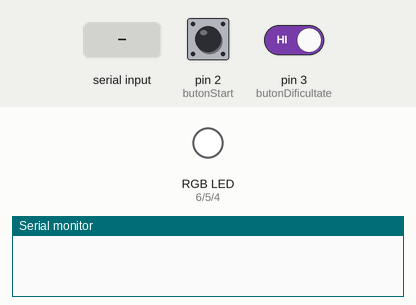
The program below on a simulated Arduino Uno, built with avr-gcc and run on an emulated ATmega328P. On the bench: an RGB LED mixed from three pins (HIGH = lit), the last lines printed to the serial monitor. Inputs (shaded band) come from the test bench; at power-on: pin 2 (butonStart) HIGH, pin 3 (butonDificultate) HIGH. Random numbers use the default seed unless the program sets one.

Above: at 1.2 s.
1.3 s: pin 2 (butonStart) pulled LOW for 0.15 s
4.4 s: pin 2 (butonStart) pulled LOW for 1 s
8.4 s: pin 2 (butonStart) pulled LOW for 3.2 s
At 12.9 s:
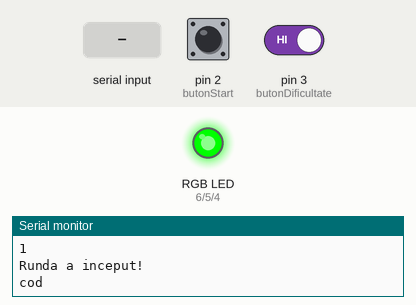
13.3 s: "1\n" received over Serial
At 13.9 s:
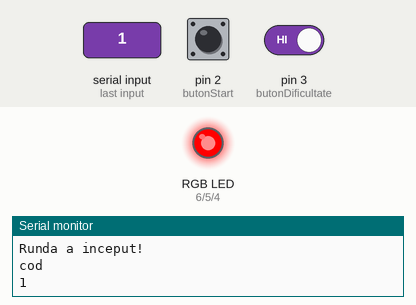
14.8 s: pin 2 (butonStart) driven LOW and pin 3 (butonDificultate) driven LOW
At 15.3 s:
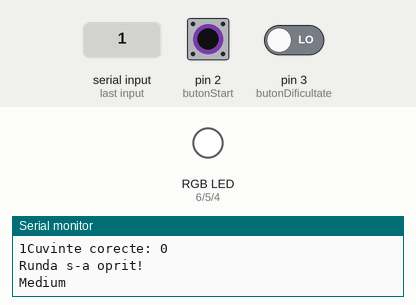
17.8 s: pin 2 (butonStart) driven HIGH and pin 3 (butonDificultate) driven HIGH
Timing chart, 0 to 20.8 s (numbered marks = the images above; inputs shaded):
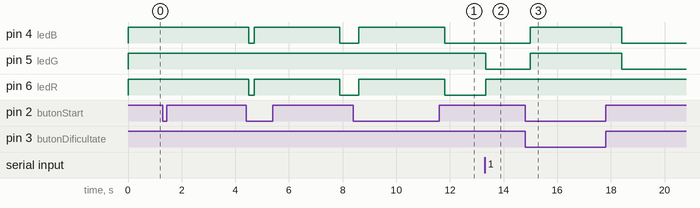

Measured:
- after the input at 8.4 s, pin 4 (ledB): LOW → HIGH after 0.20 s, → LOW 3.2 s later
- after the input at 13.3 s, pin 5 (ledG): HIGH → LOW at once; pin 6 (ledR): LOW → HIGH at once
- after the input at 14.8 s, pin 4 (ledB), pin 5 (ledG): LOW → HIGH after 0.20 s

The program:

main.cpp
```cpp
#include <Arduino.h>

const int ledR = 6;
const int ledG = 5;
const int ledB = 4;
const int butonStart = 2;
const int butonDificultate = 3;

// Variabile de stare
bool jocActiv = false;
int dificultate = 0;
unsigned long timpStart = 0;
int cuvinteCorecte = 0;
unsigned long interval = 5000;
unsigned long ultimulTimpCuvant = 0;
unsigned long timpNumaratoare = 3000;

// Dictionar de cuvinte
const String cuvinte[] = {"robot", "arduino", "senzor", "cod", "motor"};
const int numarCuvinte = 5;
String cuvantCurent = "";
String inputUtilizator = "";

// Functii
void afiseazaCuvantAleator();
void seteazaCuloareLED(int r, int g, int b);
void numaratoareInversa();
void incepeJoc();
void opresteJoc();
void schimbaDificultate();
void verificaInputUtilizator();

// Setarea culorii LED-ului RGB
void seteazaCuloareLED(int r, int g, int b) {
    analogWrite(ledR, r);
    analogWrite(ledG, g);
    analogWrite(ledB, b);
}

// Numaratoare inversa
void numaratoareInversa() {
    for (int i = 3; i > 0; i--) {
        Serial.println(i);
        seteazaCuloareLED(255, 255, 255);
        delay(1000);
    }
}

// Inceperea jocului
void incepeJoc() {
    numaratoareInversa();
    jocActiv = true;
    timpStart = millis();
    ultimulTimpCuvant = millis();
    cuvinteCorecte = 0;
    Serial.println("Runda a inceput!");
    seteazaCuloareLED(0, 255, 0);
    afiseazaCuvantAleator();
}

// Oprirea jocului
void opresteJoc() {
    jocActiv = false;
    Serial.print("Cuvinte corecte: ");
    Serial.println(cuvinteCorecte);
    Serial.println("Runda s-a oprit!");
    seteazaCuloareLED(255, 255, 255);
}

// Schimbarea dificultatii
void schimbaDificultate() {
    dificultate = (dificultate + 1) % 3;
    if (dificultate == 0) {
        Serial.println("Easy");
        interval = 5000;
    } else if (dificultate == 1) {
        Serial.println("Medium");
        interval = 3000;
    } else {
        Serial.println("Hard mode on!");
        interval = 2000;
    }
}

// Afisarea unui cuvant aleatoriu
void afiseazaCuvantAleator() {
    int index = random(numarCuvinte);
    cuvantCurent = cuvinte[index];
    Serial.println(cuvantCurent);
    ultimulTimpCuvant = millis();
}

// Verificarea intrarii utilizatorului
void verificaInputUtilizator() {
    static unsigned long ultimulTimpCitire = 0;
    unsigned long currentMillis = millis();

    // Verificam daca a trecut un timp suficient intre citiri
    if (currentMillis - ultimulTimpCitire > 50) {
        static char ultimulCaracterProcesat = '\0';
        while (Serial.available() > 0) {
            char inputChar = Serial.read();

            if (inputChar != '\n' && inputChar != '\r') {
                // Procesam doar daca caracterul este diferit de ultimul caracter procesat
                if (inputChar != ultimulCaracterProcesat) {
                    ultimulCaracterProcesat = inputChar;

                    if (inputChar == '\b') {
                        // Stergem ultimul caracter
                        if (inputUtilizator.length() > 0) {
                            inputUtilizator.remove(inputUtilizator.length() - 1);
                            Serial.print("\b \b");
                        }
                    } else {
                        // Adaugam caracterul introdus
                        if (inputUtilizator.length() < cuvantCurent.length()) {
                            inputUtilizator += inputChar;
                            Serial.print(inputChar);
                        }
                    }
                }
            }
        }

        // Resetam caracterul precedent dupa procesare
        ultimulTimpCitire = currentMillis;
    }

    // Verificam daca cuvantul introdus este corect
    if (inputUtilizator == cuvantCurent) {
        cuvinteCorecte++;
        inputUtilizator = "";
        Serial.println("\nCuvant corect!");
        seteazaCuloareLED(0, 255, 0);
        afiseazaCuvantAleator();
    } else if (currentMillis - ultimulTimpCuvant >= interval) {
        // Verificam daca timpul a expirat
        Serial.println("\nTimpul a expirat pentru acest cuvant!");
        seteazaCuloareLED(255, 0, 0);
        inputUtilizator = "";
        afiseazaCuvantAleator();
    } else if (inputUtilizator.length() > 0 && inputUtilizator != cuvantCurent) {
        // Daca utilizatorul a introdus un cuvant gresit
        seteazaCuloareLED(255, 0, 0);
    }
}

void setup() {
    pinMode(ledR, OUTPUT);
    pinMode(ledG, OUTPUT);
    pinMode(ledB, OUTPUT);
    pinMode(butonStart, INPUT_PULLUP);
    pinMode(butonDificultate, INPUT_PULLUP);
    Serial.begin(9600);

    seteazaCuloareLED(255, 255, 255);
}

void loop() {
    // Butonul de start pentru inceperea/opririi jocului
    if (digitalRead(butonStart) == LOW) {
        delay(200);
        if (!jocActiv) {
            incepeJoc();
        } else {
            opresteJoc();
        }
    }

    // Butonul de dificultate doar in repaus
    if (!jocActiv && digitalRead(butonDificultate) == LOW) {
        delay(200);
        schimbaDificultate();
    }

    // Verificam daca jocul este activ
    if (jocActiv) {
        unsigned long currentMillis = millis();

        // Cronometru pentru durata rundei
        if (currentMillis - timpStart >= 30000) {
            opresteJoc();
        }

        verificaInputUtilizator();
    }
}
```
